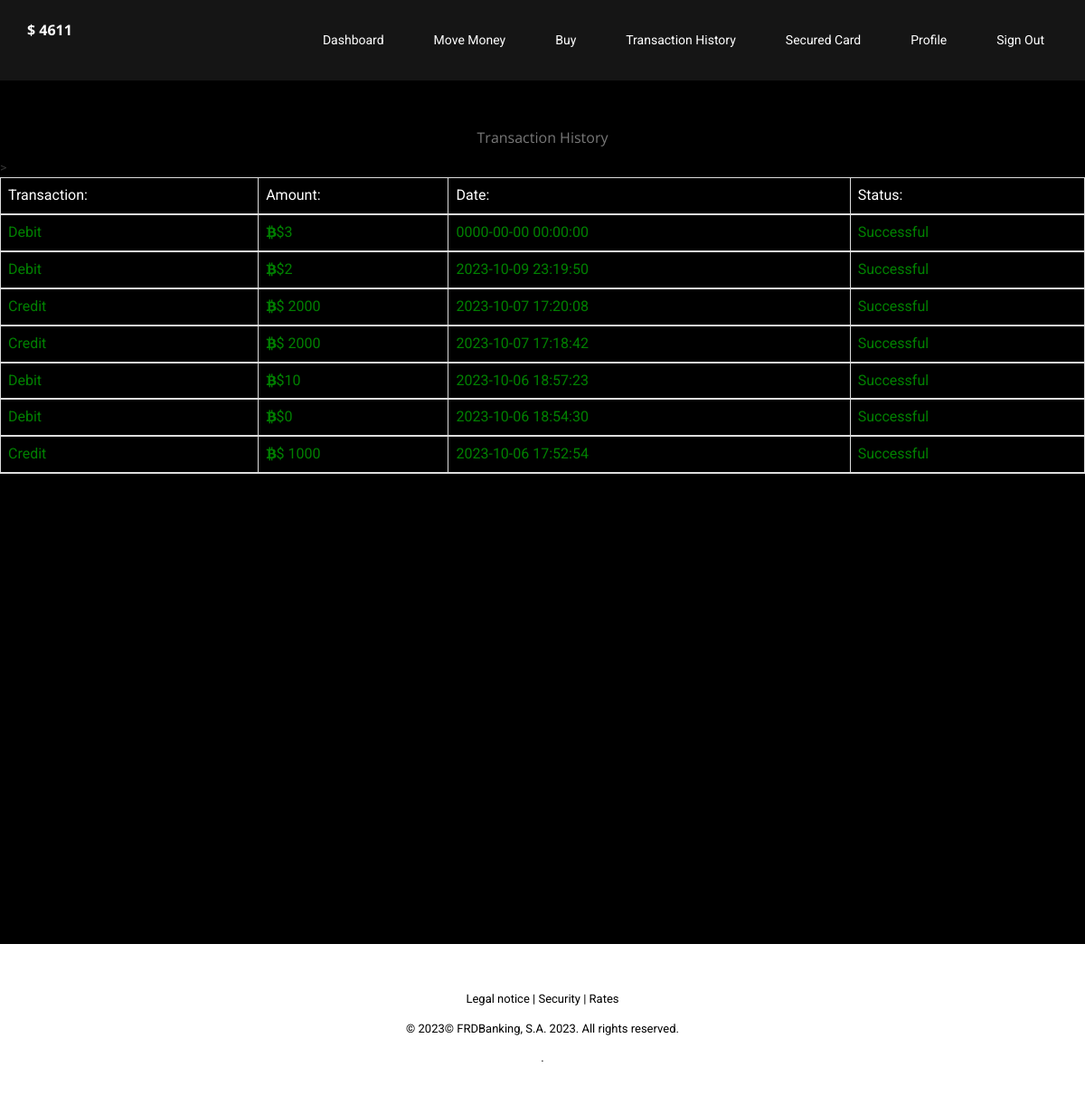
Page /transaction.php (signed in) on the committed database.
### tables this page shows
CREATE TABLE `users` (
  `id` int(11) NOT NULL,
  `username` text NOT NULL,
  `email` text NOT NULL,
  `password` text NOT NULL,
  `confirm_password` text NOT NULL,
  `name` text NOT NULL,
  `nickname` text NOT NULL,
  `gender` text NOT NULL,
  `bank` text NOT NULL,
  `act_no` text NOT NULL,
  `fone_no` text NOT NULL,
  `code` int(11) NOT NULL,
  `created_at` date NOT NULL,
  `updated_at` date NOT NULL,
  `role` text NOT NULL,
  `state` varchar(254) DEFAULT NULL,
  `hash` varchar(32) NOT NULL,
  `account` varchar(256) NOT NULL,
  `currency` varchar(256) NOT NULL,
  `amount` int(10) NOT NULL,
  `dob` varchar(256) NOT NULL,
  `swift_code` varchar(256) NOT NULL,
  `address` text NOT NULL,
  `am_updated` varchar(100) NOT NULL,
  `image` varchar(256) NOT NULL,
  `limit_status` varchar(255) NOT NULL
);

CREATE TABLE `transaction` (
  `id` int(10) NOT NULL,
  `name` varchar(256) NOT NULL,
  `transaction` varchar(256) NOT NULL,
  `amount` varchar(256) NOT NULL,
  `user_id` varchar(256) NOT NULL,
  `created_at` datetime NOT NULL,
  `Status` varchar(256) NOT NULL,
  `description` varchar(255) NOT NULL
);

### transaction.php (the view, shortened to what this page needs)
<body background="pics/image.jpg">
    <?php include 'includes/db.php'; ?>
    <?php include 'header2.php';  ?>
    <div style="background-color: black;">
    <div style="height:100px;"></div>
        <div>
                                <h3 class="headingTop text-center" style="text-decoration: underline color: white;">Transaction History</h3>
     <div class="row">
                        <div class="col-md-12 col-lg-12">
                            <table class="table table-bordered">
                                <thead>
                                    <tr style="color: white;">
                                        <th style="font-weight: normal;"> Transaction:</th>
                                        <th style="font-weight: normal;">Amount:</th>
                                        <th style="font-weight: normal;">Date:</th>
                                        <th style="font-weight: normal;">Status:</th>
                                    <?php
                                $my_sql = "SELECT * FROM transaction WHERE user_id = '$_SESSION[id]' ORDER BY id DESC";
                            $run_sql = mysqli_query($conn,$my_sql);
                            while($rows = mysqli_fetch_assoc($run_sql)){ ?>
                                    </tr>
                                <td style="color: green"> <?php echo $rows['transaction']; ?> </td> <td style="color: green"><i class="fa fa-bitcoin fa-1x"></i><?php echo $rows['amount']; ?> </td> <td style="color: green"> <?php echo $rows['created_at']; ?> </td> <td style="color: green"> <?php echo $rows['Status'];
                            ;}
                                ?></td>><br>
                                </thead>
                            </table>
                        </div>
                    </div>
                </div>
                    <div style="height:500px;"></div>
    <?php include 'footer.php' ?>
</body>

### header2.php (shortened to what this page needs)
<!DOCTYPE html>
<html lang="en">
<head>
  <link href="css/bootstrap.min.css" rel="stylesheet">
  <link rel="stylesheet" href="css/font-awesome.min.css">
  <link href="css/animate.min.css" rel="stylesheet">
  <link href="css/prettyPhoto.css" rel="stylesheet">
  <link href="css/style.css" rel="stylesheet">
  <link href="css/responsive.css" rel="stylesheet">
</head>
<body class="homepage">
  <header id="header">
    <nav class="navbar navbar-fixed-top" role="banner">
      <div class="container">
        <div class="navbar-header">
          <a href="transfer.php" class="header--logo navbar-brand"> <?php
                                 $my_sql = "SELECT * FROM users WHERE id = '$_SESSION[id]' ORDER BY id DESC";
                            $run_sql = mysqli_query($conn,$my_sql);
                            while($rows = mysqli_fetch_assoc($run_sql)){
                             echo '<h4 class="balance" style="color: white">'.$rows['currency'].'
                              '.$rows['amount'].' </h4>
  ';
                            }
                             ?></a>
        </div>
        <div class="collapse navbar-collapse navbar-right">
          <ul class="nav navbar-nav text-center">
            <?php
                    if (isset($_SESSION['loggedin']) && $_SESSION['loggedin'] == true) {
                            echo '
            <li class="#"><a href="panel.php">Dashboard</a></li>
            <li><a href="transfer.php">Move Money</a></li>
            <li><a href="process.php">Buy</a></li>
            <li><a href="history.php">Transaction History</a></li>
            <li><a href="secured_card.php">Secured Card</a></li>
            <li><a href="profile.php">Profile</a></li>
            <li><a href="signout.php">Sign Out</a></li>
            ';
                        } else{
                             echo '
                             <li><a href="signin.php">Sign In</a></li>
            <li><a href="signup.php">Sign Up</a></li>';
                        }
                    ?>
          </ul>
        </div>
      </div>
    </nav>
  </header>

### css/style.css (style rules this page uses)
body { background: #fff; font-family:'Open Sans', Arial, sans-serif; color:#333; line-height:1.6em; }
h1, h2, h3, h4, h5, h6 { font-weight:500; font-family:'Open Sans', Arial, sans-serif; color:#333; }
h3 { font-size: 16px; color: #787878; font-weight: 400; line-height: 24px; }
h4 { font-size: 16px; }
a { color: #005eb8; -webkit-transition: color 300ms, background-color 300ms; -moz-transition: color 300ms, background-color 300ms; -o-transition: color 300ms, background-color 300ms; transition: color 300ms, background-color 300ms; }
.navbar>.container .navbar-brand { margin-left: 0; }
.navbar-brand { padding: 0; margin:0; color: #005eb8; }
.navbar-header a.navbar-brand { color: white; }
.navbar { border-radius: 0; margin-bottom: 0; background: #151515; padding: 15px 0; padding-bottom: 0; }
.navbar-nav { margin-top: 12px; }
.navbar-nav>li { margin-left: 25px; padding-bottom: 28px; }
.navbar-fixed-top .navbar-nav > li > a { padding: 5px 15px; margin: 0; border-radius: 3px; color: #fff; line-height: 24px; display: inline-block; }
.navbar-fixed-top { border: none; }
.navbar-fixed-top .navbar-brand { font-size: 36px; line-height: 50px; color: #fff; }
.navbar-fixed-top .navbar-collapse, .navbar-fixed-top .navbar-form { border-top: 0; padding-bottom: 0; }

### header2.php (style rules this page uses)
body { margin-top:20px; font-family: 'Roboto', sans-serif; }
.balance { font-weight: bold; }

### rows in the picture
users: currency "$", amount "4611"
transaction: transaction "Debit", amount "$3", created_at "0000-00-00 00:00:00", Status "Successful"
transaction: transaction "Debit", amount "$2", created_at "2023-10-09 23:19:50", Status "Successful"
transaction: transaction "Credit", amount "$ 2000", created_at "2023-10-07 17:20:08", Status "Successful"
transaction: transaction "Credit", amount "$ 2000", created_at "2023-10-07 17:18:42", Status "Successful"
transaction: transaction "Debit", amount "$10", created_at "2023-10-06 18:57:23", Status "Successful"
transaction: transaction "Debit", amount "$0", created_at "2023-10-06 18:54:30", Status "Successful"
transaction: transaction "Credit", amount "$ 1000", created_at "2023-10-06 17:52:54", Status "Successful"
